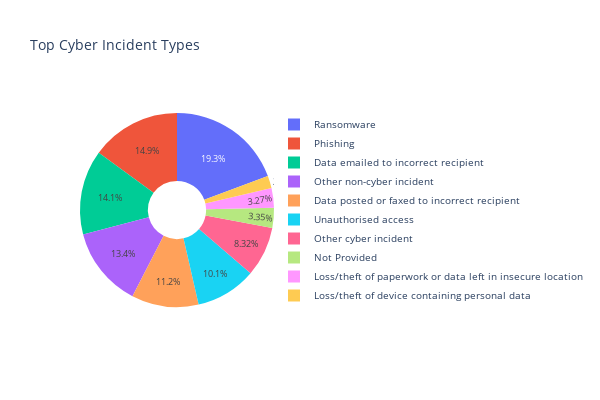

Notebook source saved alongside this figure:
### Code cell
# Figure 5: Top Cyber Incident Types 
import pandas as pd
import plotly.express as px

# Read the CSV file
df = pd.read_csv('../data/data-security-incidents-trends-q1-2019-to-q4-2024.csv')

# Create unique incident ID 
df['Incident_ID'] = df['BI Reference'] + '_' + df['Year'].astype(str) + '_' + df['Quarter']

# Filter for non-cyber incidents
non_cyber_df = df[df["Sector"] == "Finance, insurance and credit"]

# Count number of unique incidents per type
incident_counts = non_cyber_df["Incident Type"].value_counts().reset_index()
incident_counts.columns = ["Incident Type", "Count"]

# Select top 10 types 
incident_counts = incident_counts.head(10)

# Create the pie chart
fig = px.pie(incident_counts,
             names="Incident Type",
             values="Count",
             title="Top Cyber Incident Types",
             hole=0.3)

# Set figure size and layout
fig.update_layout(
    width=600,   
    height=400,  
    legend=dict(
        font=dict(size=10),
        orientation="v",       
        x=1,                   
        y=0.5,
        xanchor="left"
    ),
    title_font=dict(size=14)
)
fig.update_traces(textfont_size=9) 

# Show the chart
fig.show()

### Figure 1 — Plotly figure (JSON) as saved in the notebook; plotly's stock layout.template omitted (floating-point values rounded to 4 significant figures)
{"data": [{"domain": {"x": [0, 1], "y": [0, 1]}, "hole": 0.3, "hovertemplate": "Incident Type=%{label}<br>Count=%{value}<extra></extra>", "labels": ["Ransomware", "Phishing", "Data emailed to incorrect recipient", "Other non-cyber incident", "Data posted or faxed to incorrect recipient", "Unauthorised access", "Other cyber incident", "Not Provided", "Loss/theft of paperwork or data left in insecure location", "Loss/theft of device containing personal data"], "legendgroup": "", "name": "", "showlegend": true, "textfont": {"size": 9}, "type": "pie", "values": [2661, 2058, 1944, 1841, 1540, 1394, 1147, 461, 450, 283]}], "layout": {"height": 400, "legend": {"font": {"size": 10}, "orientation": "v", "tracegroupgap": 0, "x": 1, "xanchor": "left", "y": 0.5}, "title": {"font": {"size": 14}, "text": "Top Cyber Incident Types"}, "width": 600}}
